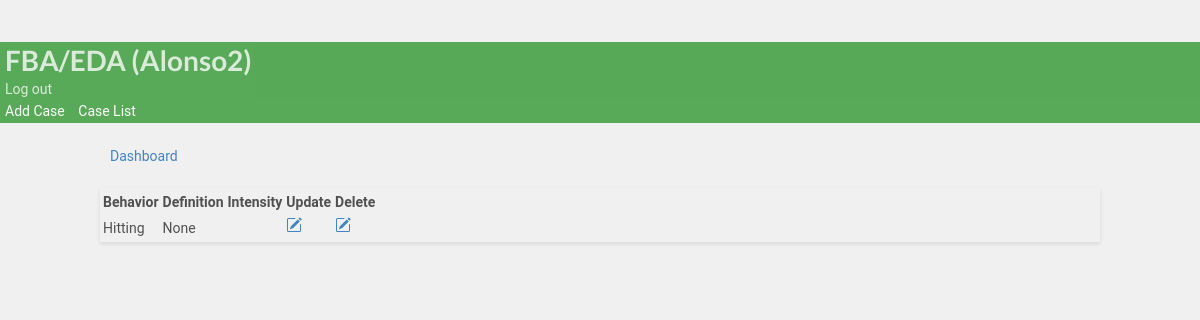
The page /edit_behavior/4/ (signed in) on the database its author committed.
### bip/models.py (models this page shows)
class CustomUser(AbstractUser):
    bio = models.CharField(max_length=20, blank=True, null=True, verbose_name='Occupation')

class Behavior(models.Model):
        behaviorincident = models.CharField(max_length=30,verbose_name= 'Behavior')
        behavior_definition = models.CharField(null=True, blank=True, max_length=1000,verbose_name= 'Behavior Definition')
        intensity_definition = models.TextField(max_length=1000, null=True, blank=True,verbose_name= 'Define Intensity for 1(Mild), 2(Moderate), 3(Severe)')
        student= models.ForeignKey(Student,on_delete=models.CASCADE)
        user = models.ForeignKey(CustomUser, on_delete=models.CASCADE,  default=None)
        def __str__(self):
          return self.behaviorincident

### bip/views.py (the view)
# urls.py: path('edit_behavior/<pk>/', views.edit_behavior_view, name='edit_behavior'),
@login_required(login_url='case_manager_login')
@user_passes_test(is_case_manager)
def edit_behavior_view(request, pk ):
    student = Student.objects.get(id=pk)
    behaviors = Behavior.objects.all()
    behaivorpest  = Behavior.objects.filter(user=request.user)
    behaviorset = student.behavior_set.all()
    context= {
        'behaviorset':behaviorset,
        'student':student,
    }
    return render(request, 'bip/edit_behavior.html', context)

### bip/context_processors.py (called while the page is built)
def user_context(request):
    user = get_user(request)
    return {'user': user}

### bip/templatetags/custom_filters.py (called while the page is built)
@register.filter(name='is_case_manager')
def is_case_manager(user):
    return user.groups.filter(name='CASE MANAGER').exists()

### bip/views.py (called while the page is built)
def is_case_manager(user):
    return user.groups.filter(name='CASE MANAGER').exists()

### bip/templates/bip/edit_behavior.html (shortened to what this page needs)
{% extends 'partials/base.html' %}
{% block content %}
<br>
<body>
<div class="container">
  <a class="btn btn-outline-info btn-sm btn-block" href="{% url 'bip:dashboard' student.id %}"
  >Dashboard</a>
<div class="row">
  <div class="col-md">
    <div class="card card-body">
      <table class="table table-striped">
            <tr>
              <th>Behavior</th>
              <th>Definition</th>
              <th>Intensity</th>
              <th>Update</th>
              <th>Delete</th>
            </tr>
            {% for behavior_incidents in behaviorset %}
            <tr>
            <td>{{behavior_incidents }}</td>
            <td>{{behavior_incidents.behavior_definition }}</td>
            <td>{{behavior_incidents.intensity_definition }}</td>
            <td><a class="btn btn-warning" href="{% url 'bip:update_behavior' behavior_incidents.id%}"></a></td>
            <td><a class="btn btn-danger" href="{% url 'bip:delete_behavior' behavior_incidents.id %}"></a></td>
          </tr>
      {% endfor%}
      </table>
  </div>
</div>
</div>
</div>
<br>
{% endblock %}

### bip/templates/partials/nav.html (shortened to what this page needs)
{% load custom_filters %}
  <nav class="navbar navbar-dark ">
          <div class="navbar navbar-expand-lg">
                    {% if user.is_authenticated  %}
                    <div class="navbar-new">
                    <h1 class="logo"> <a class="colorwhite" >FBA/EDA ({{ user.username }})</a></h1>
          </div>
              <a class='colorwhite' class="nav-item nav-link" href="{% url 'bip:logout' %}"  >Log out</a>
          </div>
                 <div class="navbar-nav ml-auto">
                        {% if user|is_case_manager %}
              <a class="colorwhite" href="{% url 'bip:create_student' %}">Add Case</a>
              <a class="colorwhite" href="{% url 'bip:for_user' username=user.username %}">Case List</a>
                </div>
                {% endif %}
        {% endif %}
</nav>

### staticfiles/static_cdn/static_root/css/style.css (style rules this page uses)
body { background: white }
.navbar { opacity: 0.8; transition: 0.5s; background-color: #393 !important; color: #393; opacity: 0.8; transition: 0.5s; }
.navbar .colorwhite { color: white; ; text-decoration: none; padding: 5px; }
body { padding-top: 3rem; padding-bottom: 3rem; color: rgb(var(--bs-tertiary-color-rgb)); }

### bip/templates/bip/edit_behavior.html (style rules this page uses)
body { font-family: 'Roboto', sans-serif; background-color: #f0f0f0; color: #505050; line-height: 1.6; }
.container { max-width: 1000px; margin: auto; }
.btn-outline-info { width: 100%; padding: 10px; margin-bottom: 20px; }
.card { margin-bottom: 20px; box-shadow: 0 2px 4px rgba(0, 0, 0, 0.1); }
.table { margin-top: 20px; }

### rows shown on the page
CustomUser: username "Alonso2"
Behavior: behaviorincident "Hitting", behavior_definition "None"
